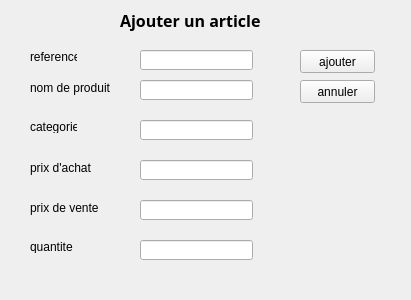
<?xml version="1.0" encoding="UTF-8"?>
<ui version="4.0">
 <class>Form</class>
 <widget class="QWidget" name="Form">
  <property name="geometry">
   <rect>
    <x>0</x>
    <y>0</y>
    <width>411</width>
    <height>300</height>
   </rect>
  </property>
  <property name="windowTitle">
   <string>Form</string>
  </property>
  <widget class="QLineEdit" name="ref">
   <property name="geometry">
    <rect>
     <x>140</x>
     <y>50</y>
     <width>113</width>
     <height>20</height>
    </rect>
   </property>
  </widget>
  <widget class="QLabel" name="label">
   <property name="geometry">
    <rect>
     <x>30</x>
     <y>50</y>
     <width>47</width>
     <height>13</height>
    </rect>
   </property>
   <property name="text">
    <string>reference</string>
   </property>
  </widget>
  <widget class="QLabel" name="label_2">
   <property name="geometry">
    <rect>
     <x>30</x>
     <y>80</y>
     <width>81</width>
     <height>16</height>
    </rect>
   </property>
   <property name="text">
    <string>nom de produit</string>
   </property>
  </widget>
  <widget class="QLineEdit" name="nom">
   <property name="geometry">
    <rect>
     <x>140</x>
     <y>80</y>
     <width>113</width>
     <height>20</height>
    </rect>
   </property>
  </widget>
  <widget class="QLabel" name="label_3">
   <property name="geometry">
    <rect>
     <x>30</x>
     <y>120</y>
     <width>47</width>
     <height>13</height>
    </rect>
   </property>
   <property name="text">
    <string>categorie</string>
   </property>
  </widget>
  <widget class="QLineEdit" name="cat">
   <property name="geometry">
    <rect>
     <x>140</x>
     <y>120</y>
     <width>113</width>
     <height>20</height>
    </rect>
   </property>
  </widget>
  <widget class="QLabel" name="label_4">
   <property name="geometry">
    <rect>
     <x>30</x>
     <y>160</y>
     <width>71</width>
     <height>16</height>
    </rect>
   </property>
   <property name="text">
    <string>prix d'achat</string>
   </property>
  </widget>
  <widget class="QLineEdit" name="achat">
   <property name="geometry">
    <rect>
     <x>140</x>
     <y>160</y>
     <width>113</width>
     <height>20</height>
    </rect>
   </property>
  </widget>
  <widget class="QLabel" name="label_5">
   <property name="geometry">
    <rect>
     <x>30</x>
     <y>200</y>
     <width>81</width>
     <height>16</height>
    </rect>
   </property>
   <property name="text">
    <string>prix de vente</string>
   </property>
  </widget>
  <widget class="QLineEdit" name="vente">
   <property name="geometry">
    <rect>
     <x>140</x>
     <y>200</y>
     <width>113</width>
     <height>20</height>
    </rect>
   </property>
  </widget>
  <widget class="QLabel" name="label_6">
   <property name="geometry">
    <rect>
     <x>120</x>
     <y>10</y>
     <width>161</width>
     <height>21</height>
    </rect>
   </property>
   <property name="font">
    <font>
     <family>Neue Haas Grotesk Text Pro Blac</family>
     <pointsize>12</pointsize>
     <weight>75</weight>
     <bold>true</bold>
    </font>
   </property>
   <property name="text">
    <string>Ajouter un article</string>
   </property>
  </widget>
  <widget class="QPushButton" name="ajBtn">
   <property name="geometry">
    <rect>
     <x>300</x>
     <y>50</y>
     <width>75</width>
     <height>23</height>
    </rect>
   </property>
   <property name="text">
    <string>ajouter</string>
   </property>
  </widget>
  <widget class="QPushButton" name="cnl">
   <property name="geometry">
    <rect>
     <x>300</x>
     <y>80</y>
     <width>75</width>
     <height>23</height>
    </rect>
   </property>
   <property name="text">
    <string>annuler</string>
   </property>
  </widget>
  <widget class="QLabel" name="label_7">
   <property name="geometry">
    <rect>
     <x>30</x>
     <y>240</y>
     <width>47</width>
     <height>13</height>
    </rect>
   </property>
   <property name="text">
    <string>quantite</string>
   </property>
  </widget>
  <widget class="QLineEdit" name="quantite">
   <property name="geometry">
    <rect>
     <x>140</x>
     <y>240</y>
     <width>113</width>
     <height>20</height>
    </rect>
   </property>
  </widget>
 </widget>
 <resources/>
 <connections/>
</ui>
